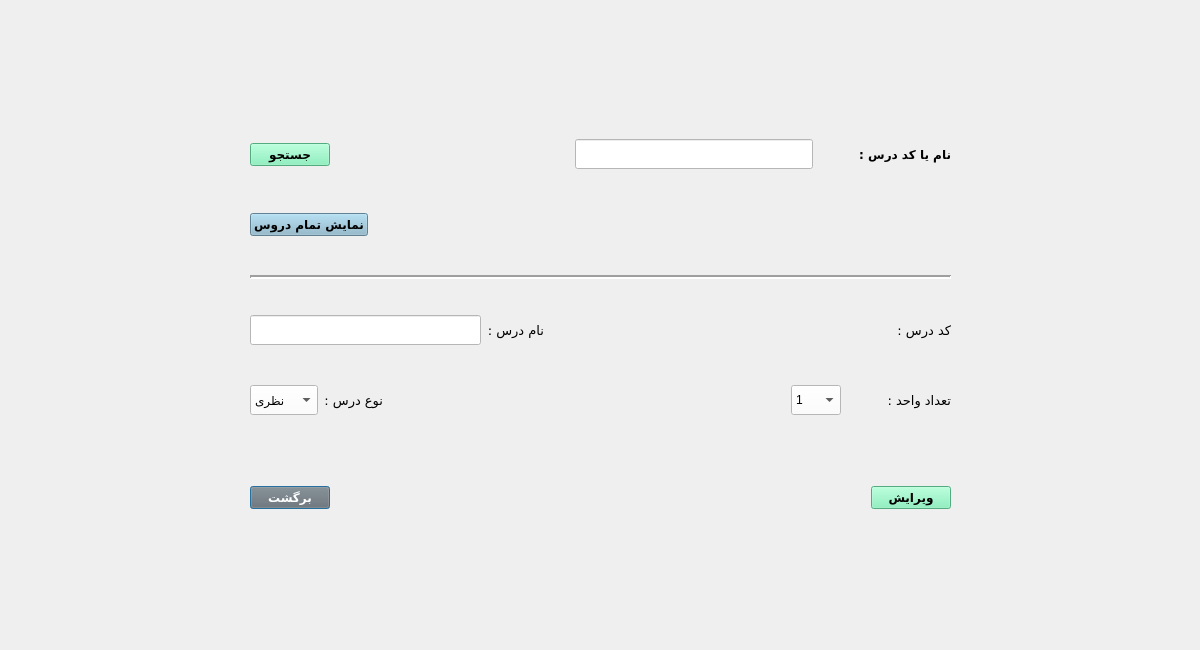
<?xml version="1.0" encoding="UTF-8"?>
<ui version="4.0">
 <class>EditLessonDialog</class>
 <widget class="QDialog" name="EditLessonDialog">
  <property name="geometry">
   <rect>
    <x>0</x>
    <y>0</y>
    <width>1200</width>
    <height>650</height>
   </rect>
  </property>
  <property name="windowTitle">
   <string>ویرایش درس</string>
  </property>
  <widget class="QWidget" name="layoutWidget_2">
   <property name="geometry">
    <rect>
     <x>250</x>
     <y>480</y>
     <width>701</width>
     <height>35</height>
    </rect>
   </property>
   <layout class="QHBoxLayout" name="horizontalLayout_5">
    <item>
     <widget class="QPushButton" name="pushButton_back">
      <property name="font">
       <font>
        <family>B Nazanin</family>
        <pointsize>9</pointsize>
        <weight>75</weight>
        <bold>true</bold>
       </font>
      </property>
      <property name="styleSheet">
       <string notr="true">background-color: rgb(111, 111, 111);
color: white</string>
      </property>
      <property name="text">
       <string>برگشت</string>
      </property>
     </widget>
    </item>
    <item>
     <spacer name="horizontalSpacer_5">
      <property name="orientation">
       <enum>Qt::Horizontal</enum>
      </property>
      <property name="sizeHint" stdset="0">
       <size>
        <width>40</width>
        <height>20</height>
       </size>
      </property>
     </spacer>
    </item>
    <item>
     <spacer name="horizontalSpacer_6">
      <property name="orientation">
       <enum>Qt::Horizontal</enum>
      </property>
      <property name="sizeHint" stdset="0">
       <size>
        <width>40</width>
        <height>20</height>
       </size>
      </property>
     </spacer>
    </item>
    <item>
     <spacer name="horizontalSpacer_7">
      <property name="orientation">
       <enum>Qt::Horizontal</enum>
      </property>
      <property name="sizeHint" stdset="0">
       <size>
        <width>40</width>
        <height>20</height>
       </size>
      </property>
     </spacer>
    </item>
    <item>
     <widget class="QPushButton" name="pushButton_apply">
      <property name="font">
       <font>
        <family>B Nazanin</family>
        <pointsize>9</pointsize>
        <weight>75</weight>
        <bold>true</bold>
       </font>
      </property>
      <property name="styleSheet">
       <string notr="true">background-color: rgb(118, 240, 179);</string>
      </property>
      <property name="text">
       <string>ویرایش</string>
      </property>
     </widget>
    </item>
   </layout>
  </widget>
  <widget class="QWidget" name="layoutWidget">
   <property name="geometry">
    <rect>
     <x>250</x>
     <y>122</y>
     <width>701</width>
     <height>311</height>
    </rect>
   </property>
   <layout class="QVBoxLayout" name="verticalLayout">
    <item>
     <layout class="QHBoxLayout" name="horizontalLayout">
      <item>
       <widget class="QPushButton" name="pushButton_search">
        <property name="font">
         <font>
          <family>B Nazanin</family>
          <pointsize>9</pointsize>
          <weight>75</weight>
          <bold>true</bold>
         </font>
        </property>
        <property name="styleSheet">
         <string notr="true">background-color: rgb(118, 240, 179);</string>
        </property>
        <property name="text">
         <string>جستجو</string>
        </property>
       </widget>
      </item>
      <item>
       <spacer name="horizontalSpacer_12">
        <property name="orientation">
         <enum>Qt::Horizontal</enum>
        </property>
        <property name="sizeHint" stdset="0">
         <size>
          <width>40</width>
          <height>20</height>
         </size>
        </property>
       </spacer>
      </item>
      <item>
       <widget class="QLineEdit" name="lineEdit_lessCode">
        <property name="minimumSize">
         <size>
          <width>0</width>
          <height>30</height>
         </size>
        </property>
        <property name="styleSheet">
         <string notr="true">background-color: white;</string>
        </property>
       </widget>
      </item>
      <item>
       <spacer name="horizontalSpacer">
        <property name="orientation">
         <enum>Qt::Horizontal</enum>
        </property>
        <property name="sizeType">
         <enum>QSizePolicy::Minimum</enum>
        </property>
        <property name="sizeHint" stdset="0">
         <size>
          <width>40</width>
          <height>17</height>
         </size>
        </property>
       </spacer>
      </item>
      <item>
       <widget class="QLabel" name="label">
        <property name="font">
         <font>
          <family>B Titr</family>
          <pointsize>9</pointsize>
          <weight>75</weight>
          <bold>true</bold>
         </font>
        </property>
        <property name="text">
         <string>نام یا کد درس :</string>
        </property>
       </widget>
      </item>
     </layout>
    </item>
    <item>
     <spacer name="horizontalSpacer_3">
      <property name="orientation">
       <enum>Qt::Horizontal</enum>
      </property>
      <property name="sizeHint" stdset="0">
       <size>
        <width>40</width>
        <height>20</height>
       </size>
      </property>
     </spacer>
    </item>
    <item>
     <layout class="QHBoxLayout" name="horizontalLayout_2">
      <item>
       <widget class="QPushButton" name="pushButton_showLesson">
        <property name="font">
         <font>
          <family>B Nazanin</family>
          <pointsize>9</pointsize>
          <weight>75</weight>
          <bold>true</bold>
         </font>
        </property>
        <property name="styleSheet">
         <string notr="true">background-color: rgb(136, 182, 204)</string>
        </property>
        <property name="text">
         <string>نمایش تمام دروس</string>
        </property>
       </widget>
      </item>
      <item>
       <spacer name="horizontalSpacer_14">
        <property name="orientation">
         <enum>Qt::Horizontal</enum>
        </property>
        <property name="sizeHint" stdset="0">
         <size>
          <width>29</width>
          <height>22</height>
         </size>
        </property>
       </spacer>
      </item>
     </layout>
    </item>
    <item>
     <spacer name="horizontalSpacer_2">
      <property name="orientation">
       <enum>Qt::Horizontal</enum>
      </property>
      <property name="sizeHint" stdset="0">
       <size>
        <width>318</width>
        <height>20</height>
       </size>
      </property>
     </spacer>
    </item>
    <item>
     <widget class="Line" name="line">
      <property name="minimumSize">
       <size>
        <width>0</width>
        <height>30</height>
       </size>
      </property>
      <property name="sizeIncrement">
       <size>
        <width>0</width>
        <height>0</height>
       </size>
      </property>
      <property name="lineWidth">
       <number>2</number>
      </property>
      <property name="orientation">
       <enum>Qt::Horizontal</enum>
      </property>
     </widget>
    </item>
    <item>
     <layout class="QHBoxLayout" name="horizontalLayout_8">
      <item>
       <layout class="QHBoxLayout" name="horizontalLayout_7">
        <item>
         <widget class="QLineEdit" name="lineEdit_lessonName">
          <property name="minimumSize">
           <size>
            <width>0</width>
            <height>30</height>
           </size>
          </property>
          <property name="font">
           <font>
            <pointsize>9</pointsize>
           </font>
          </property>
          <property name="styleSheet">
           <string notr="true">background-color:white
</string>
          </property>
         </widget>
        </item>
        <item>
         <widget class="QLabel" name="label_lessonName">
          <property name="font">
           <font>
            <family>B Koodak</family>
            <pointsize>10</pointsize>
           </font>
          </property>
          <property name="text">
           <string>نام درس :</string>
          </property>
         </widget>
        </item>
       </layout>
      </item>
      <item>
       <spacer name="horizontalSpacer_8">
        <property name="orientation">
         <enum>Qt::Horizontal</enum>
        </property>
        <property name="sizeHint" stdset="0">
         <size>
          <width>40</width>
          <height>20</height>
         </size>
        </property>
       </spacer>
      </item>
      <item>
       <layout class="QHBoxLayout" name="horizontalLayout_3">
        <item>
         <widget class="QLabel" name="label_lessonCode">
          <property name="font">
           <font>
            <pointsize>9</pointsize>
           </font>
          </property>
          <property name="text">
           <string/>
          </property>
         </widget>
        </item>
        <item>
         <spacer name="horizontalSpacer_9">
          <property name="orientation">
           <enum>Qt::Horizontal</enum>
          </property>
          <property name="sizeType">
           <enum>QSizePolicy::Minimum</enum>
          </property>
          <property name="sizeHint" stdset="0">
           <size>
            <width>40</width>
            <height>20</height>
           </size>
          </property>
         </spacer>
        </item>
        <item>
         <widget class="QLabel" name="label_2">
          <property name="font">
           <font>
            <family>B Koodak</family>
            <pointsize>10</pointsize>
            <weight>50</weight>
            <bold>false</bold>
           </font>
          </property>
          <property name="text">
           <string>کد درس :</string>
          </property>
         </widget>
        </item>
       </layout>
      </item>
     </layout>
    </item>
    <item>
     <layout class="QHBoxLayout" name="horizontalLayout_9">
      <item>
       <layout class="QHBoxLayout" name="horizontalLayout_6">
        <item>
         <widget class="QComboBox" name="comboBox_type">
          <property name="minimumSize">
           <size>
            <width>0</width>
            <height>30</height>
           </size>
          </property>
          <property name="styleSheet">
           <string notr="true">background-color: white</string>
          </property>
          <item>
           <property name="text">
            <string>نظری</string>
           </property>
          </item>
          <item>
           <property name="text">
            <string>عمومی</string>
           </property>
          </item>
          <item>
           <property name="text">
            <string>عملی</string>
           </property>
          </item>
         </widget>
        </item>
        <item>
         <widget class="QLabel" name="label_type">
          <property name="font">
           <font>
            <family>B Koodak</family>
            <pointsize>10</pointsize>
            <weight>50</weight>
            <bold>false</bold>
           </font>
          </property>
          <property name="text">
           <string>نوع درس :</string>
          </property>
         </widget>
        </item>
       </layout>
      </item>
      <item>
       <spacer name="horizontalSpacer_4">
        <property name="orientation">
         <enum>Qt::Horizontal</enum>
        </property>
        <property name="sizeHint" stdset="0">
         <size>
          <width>48</width>
          <height>20</height>
         </size>
        </property>
       </spacer>
      </item>
      <item>
       <layout class="QHBoxLayout" name="horizontalLayout_4">
        <item>
         <widget class="QComboBox" name="comboBox_tedadVahed">
          <property name="minimumSize">
           <size>
            <width>50</width>
            <height>30</height>
           </size>
          </property>
          <property name="font">
           <font>
            <pointsize>9</pointsize>
           </font>
          </property>
          <property name="styleSheet">
           <string notr="true">background-color:rgb(255, 255, 255)</string>
          </property>
          <item>
           <property name="text">
            <string>1</string>
           </property>
          </item>
          <item>
           <property name="text">
            <string>2</string>
           </property>
          </item>
          <item>
           <property name="text">
            <string>3</string>
           </property>
          </item>
          <item>
           <property name="text">
            <string>4</string>
           </property>
          </item>
         </widget>
        </item>
        <item>
         <spacer name="horizontalSpacer_10">
          <property name="orientation">
           <enum>Qt::Horizontal</enum>
          </property>
          <property name="sizeType">
           <enum>QSizePolicy::Minimum</enum>
          </property>
          <property name="sizeHint" stdset="0">
           <size>
            <width>40</width>
            <height>20</height>
           </size>
          </property>
         </spacer>
        </item>
        <item>
         <widget class="QLabel" name="label_tedadVahed">
          <property name="font">
           <font>
            <family>B Koodak</family>
            <pointsize>10</pointsize>
            <weight>50</weight>
            <bold>false</bold>
           </font>
          </property>
          <property name="text">
           <string>تعداد واحد :</string>
          </property>
         </widget>
        </item>
       </layout>
      </item>
     </layout>
    </item>
   </layout>
  </widget>
 </widget>
 <tabstops>
  <tabstop>lineEdit_lessCode</tabstop>
  <tabstop>pushButton_search</tabstop>
  <tabstop>pushButton_showLesson</tabstop>
  <tabstop>lineEdit_lessonName</tabstop>
  <tabstop>comboBox_tedadVahed</tabstop>
  <tabstop>comboBox_type</tabstop>
  <tabstop>pushButton_apply</tabstop>
  <tabstop>pushButton_back</tabstop>
 </tabstops>
 <resources/>
 <connections>
  <connection>
   <sender>pushButton_back</sender>
   <signal>clicked()</signal>
   <receiver>EditLessonDialog</receiver>
   <slot>close()</slot>
   <hints>
    <hint type="sourcelabel">
     <x>285</x>
     <y>495</y>
    </hint>
    <hint type="destinationlabel">
     <x>102</x>
     <y>417</y>
    </hint>
   </hints>
  </connection>
 </connections>
</ui>
